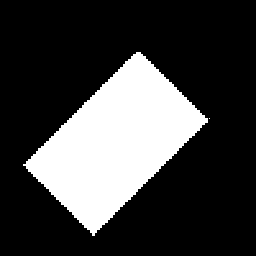
%> input picture y3/sem_b/computer_vision/hw3/materials/object1.bmp, 256 x 256 px
$ octave q3.m   (GNU Octave 9; MATLAB toolbox functions it lacks are replaced by stand-ins)
%> lines starting %> are read from the running program, lines starting %| are printed output that depends on the picture; in (x1, y1, x2, y2) boxes, pixels count from 0 and x2, y2 are one past the last pixel; in counts of white or black regions, pixels touching at a corner belong together; the program's own positions count from 1
### y3/sem_b/computer_vision/hw3/q3b2g.m
function q3b2g(im)

figure(), image(im), colormap(gray(2)), title('Original');

% B
imEdges = edge(im, 'canny');
figure(), image(imEdges), colormap(gray(2)), title('canny Edges');

% C
edgesPoint = findEdgePoints(imEdges);

% D
diameter = @(im) round(norm(size(im)));

d = diameter(imEdges);
parameterPlain = zeros(d, 180);

% E
Rho = @(x,y, theta) round(x*cos(theta) + y * sin(theta) + d/2);

for J = 1:length(edgesPoint)
    for i=1:180
        theta = deg2rad(i);
        x = edgesPoint(J,1);
        y = edgesPoint(J,2);
        r = Rho(x, y, theta);
        parameterPlain(r, i) = parameterPlain(r, i) + 1;
    end
end
figure(), image(parameterPlain), colormap(gray(32)), title('Parameter plain');

% F
thresh = 20;

parameterPlain(parameterPlain<thresh) = 0;
temp = parameterPlain;
parameterPlain2Plot = zeros(size(parameterPlain));
bolding = -1:1;

while 1
    [val, ind] = max(temp(:));
    if val == 0
        break
    end
    [indI, indJ] = ind2sub(size(temp), ind);
    area = -10:10;
    temp(area + indI, area + indJ) = 0;
    parameterPlain(area + indI, area + indJ) = 0;
    parameterPlain(ind) = 1;
    parameterPlain2Plot(bolding + indI, bolding + indJ) = 128;
    fprintf("Found line: r = %g, theta = %g\n",indI - d/2,indJ);
end
figure(), image(parameterPlain2Plot), colormap(gray(128)), title('Corner Dots');

line_angles = sum(parameterPlain);
oneLines = find(line_angles == 1) -1;
oneLines(oneLines<1) = [];
line_angles(oneLines) = line_angles(oneLines) + 1 ;

single_line_angles = line_angles;
single_line_angles(single_line_angles>1) = 1;
vertical_lines = single_line_angles(1:90) + single_line_angles(91:180);
vertical_lines(vertical_lines < 2) = 0;
if find(vertical_lines > 1)
    fprintf("There are Vertical lines!!\n");
end
parllel_lines_angles = find(line_angles>1);
if find(parllel_lines_angles > 1)
    for angle=parllel_lines_angles
        fprintf("There are %g parrellel lines with angle: %g\n", line_angles(angle), angle);
    end
end

end

### y3/sem_b/computer_vision/hw3/findEdgePoints.m
function [ ePoints ] = findEdgePoints( im )

    [I,J] = find(im>0);
    ePoints = [I J] - size(im)/2;


end

### y3/sem_b/computer_vision/hw3/q3.m
%% Q1
clear
close all
clc

addpath(genpath('./materials'))

%% A
OB1 = imread('object1.bmp');
%> OB1: size 256x256 uint8; 24.7% white; 2 white regions (1 under 20 px), largest, box (x1, y1, x2, y2) and area: (23, 52, 208, 236) 16217
R2 = imread('object2.bmp');
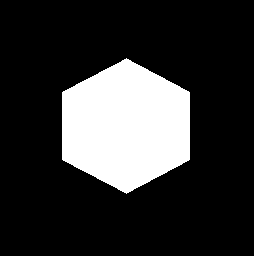
%> input picture y3/sem_b/computer_vision/hw3/materials/object2.bmp, 254 x 256 px
%> R2: size 256x254 logical; 20% white; 1 white region, box (x1, y1, x2, y2) and area: (62, 58, 190, 194) 13012
C3 = imread('object3.bmp');
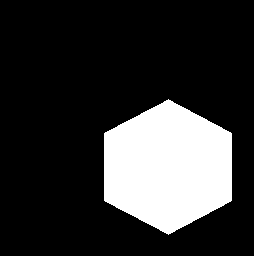
%> input picture y3/sem_b/computer_vision/hw3/materials/object3.bmp, 254 x 256 px
%> C3: size 256x254 logical; 20% white; 1 white region, box (x1, y1, x2, y2) and area: (104, 99, 232, 235) 13012

%% Image: object1.bmp
q3b2g(OB1);
%> in q3b2g, `imEdges = edge(im, 'canny');`:
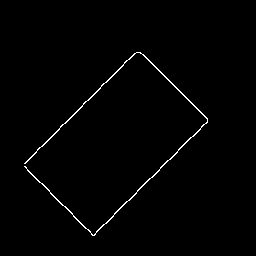
%> imEdges: size 256x256 logical; 1.1% white in thin lines or dots, all inside (x1, y1, x2, y2) = (24, 52, 208, 236)
%> in findEdgePoints, `[I,J] = find(im>0);`: I = 699 values from 53 to 236; J = 699 values from 25 to 208
%> in findEdgePoints, `ePoints = [I J] - size(im)/2;`: ePoints = 699 rows, first 12: [36 -103; 39 -103; 35 -102; 36 -102; 39 -102; 40 -102; 34 -101; 35 -101; 40 -101; 41 -101; 33 -100; 34 -100]
%> in q3b2g, `edgesPoint = findEdgePoints(imEdges);`: edgesPoint has the same summary as ePoints in findEdgePoints
%> in q3b2g, `d = diameter(imEdges);`: d = 362
%> in q3b2g, `parameterPlain = zeros(d, 180);`: parameterPlain: size 362x180 double; every value is 0
%> after the loop in q3b2g, `for J = 1:length(edgesPoint)`:
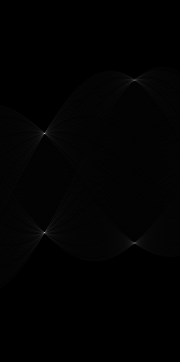
%> parameterPlain: size 362x180 double; min 0, max 198, mean 1.9
%> the loop in q3b2g, `while 1` made 5 passes
%> (val, ind, indI, indJ) on passes 1 to 4: (198, 16062, 134, 45), (175, 16161, 233, 45), (92, 48589, 81, 135), (71, 48751, 243, 135)
%> (val, ind) on pass 5: (0, 1)
%| Found line: r = -47, theta = 45
%| Found line: r = 52, theta = 45
%| Found line: r = -100, theta = 135
%| Found line: r = 62, theta = 135
%> after the loop in q3b2g, `while 1`:
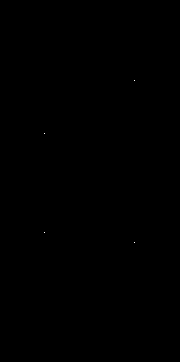
%> parameterPlain: size 362x180 double; values 0 (black) and 1 (white), 0.01% white in thin lines or dots, all inside (x1, y1, x2, y2) = (44, 80, 135, 243)
%> after the loop in q3b2g, `while 1`: parameterPlain2Plot: size 362x180 double; values 0 (black) and 128 (white), 0.06% white in thin lines or dots, all inside (x1, y1, x2, y2) = (43, 79, 136, 244)
%> in q3b2g, `line_angles = sum(parameterPlain);`: line_angles = 180 values, max 2 at index 45, min 0 at index 1, mean 0.0222
%> in q3b2g, `oneLines = find(line_angles == 1) -1;`: oneLines = []
%> in q3b2g, `single_line_angles = line_angles;`: single_line_angles has the same summary as line_angles
%> in q3b2g, `vertical_lines = single_line_angles(1:90) + single_line_angles(91:180);`: vertical_lines = 90 values, max 2 at index 45, min 0 at index 1, mean 0.0222
%> in q3b2g, `parllel_lines_angles = find(line_angles>1);`: parllel_lines_angles = [45 135]
%> the loop in q3b2g, `for angle=parllel_lines_angles` made 2 passes
%> angle on passes 1 to 2: 45, 135
%| There are 2 parrellel lines with angle: 45
%| There are 2 parrellel lines with angle: 135
%% Image: object2.bmp
q3b2g(R2);
%> in q3b2g (call 2), `imEdges = edge(im, 'canny');`:
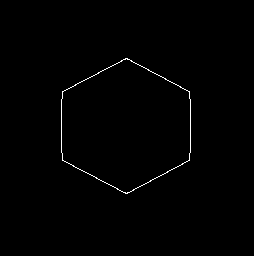
%> imEdges: size 256x254 logical; 0.63% white in thin lines or dots, all inside (x1, y1, x2, y2) = (61, 58, 191, 194)
%> in findEdgePoints (call 2), `ePoints = [I J] - size(im)/2;`: ePoints = 410 rows, first 12: [-28 -65; -27 -65; -26 -65; -25 -65; -24 -65; -23 -65; -22 -65; -21 -65; -20 -65; -19 -65; -18 -65; -17 -65]
%> in q3b2g (call 2), `edgesPoint = findEdgePoints(imEdges);`: edgesPoint has the same summary as ePoints in findEdgePoints
%> in q3b2g (call 2), `d = diameter(imEdges);`: d = 361
%> in q3b2g (call 2), `parameterPlain = zeros(d, 180);`: parameterPlain: size 361x180 double; every value is 0
%> the loop in q3b2g (call 2), `while 1` made 7 passes
%> (val, ind, indI, indJ) on passes 1 to 6: (68, 9986, 239, 28), (56, 54633, 122, 152), (55, 9866, 119, 28), (54, 32245, 116, 90), (54, 32374, 245, 90), (41, 54392, 242, 151)
%| Found line: r = 58.5, theta = 28
%| Found line: r = -58.5, theta = 152
%| Found line: r = -61.5, theta = 28
%| Found line: r = -64.5, theta = 90
%| Found line: r = 64.5, theta = 90
%| Found line: r = 61.5, theta = 151
%> after the loop in q3b2g (call 2), `while 1`: parameterPlain: size 361x180 double; values 0 (black) and 1 (white), 0.01% white in thin lines or dots, all inside (x1, y1, x2, y2) = (27, 115, 152, 245)
%> after the loop in q3b2g (call 2), `while 1`: parameterPlain2Plot: size 361x180 double; values 0 (black) and 128 (white), 0.08% white in thin lines or dots, all inside (x1, y1, x2, y2) = (26, 114, 153, 246)
%> in q3b2g (call 2), `line_angles = sum(parameterPlain);`: line_angles = 180 values, max 2 at index 28, min 0 at index 1, mean 0.0333
%> in q3b2g (call 2), `oneLines = find(line_angles == 1) -1;`: oneLines = [150 151]
%> in q3b2g (call 2), `single_line_angles = line_angles;`: single_line_angles = 180 values, max 2 at index 28, min 0 at index 1, mean 0.0444
%> in q3b2g (call 2), `vertical_lines = single_line_angles(1:90) + single_line_angles(91:180);`: vertical_lines = 90 values, max 1 at index 28, min 0 at index 1, mean 0.0556
%> in q3b2g (call 2), `parllel_lines_angles = find(line_angles>1);`: parllel_lines_angles = [28 90 151]
%> the loop in q3b2g (call 2), `for angle=parllel_lines_angles` made 3 passes
%> angle on passes 1 to 3: 28, 90, 151
%| There are 2 parrellel lines with angle: 28
%| There are 2 parrellel lines with angle: 90
%| There are 2 parrellel lines with angle: 151
%% Image: object3.bmp
q3b2g(C3);
%> in q3b2g (call 3), `imEdges = edge(im, 'canny');`:
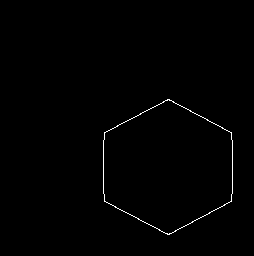
%> imEdges: size 256x254 logical; 0.63% white in thin lines or dots, all inside (x1, y1, x2, y2) = (103, 99, 233, 235)
%> in findEdgePoints (call 3), `ePoints = [I J] - size(im)/2;`: ePoints = 410 rows, first 12: [13 -23; 14 -23; 15 -23; 16 -23; 17 -23; 18 -23; 19 -23; 20 -23; 21 -23; 22 -23; 23 -23; 24 -23]
%> in q3b2g (call 3), `edgesPoint = findEdgePoints(imEdges);`: edgesPoint has the same summary as ePoints in findEdgePoints
%> the loop in q3b2g (call 3), `while 1` made 7 passes
%> (val, ind, indI, indJ) on passes 1 to 6: (65, 10042, 295, 28), (62, 54736, 225, 152), (61, 9922, 175, 28), (54, 32055, 287, 89), (54, 32287, 158, 90), (47, 54616, 105, 152)
%| Found line: r = 114.5, theta = 28
%| Found line: r = 44.5, theta = 152
%| Found line: r = -5.5, theta = 28
%| Found line: r = 106.5, theta = 89
%| Found line: r = -22.5, theta = 90
%| Found line: r = -75.5, theta = 152
%> after the loop in q3b2g (call 3), `while 1`: parameterPlain: size 361x180 double; values 0 (black) and 1 (white), 0.01% white in thin lines or dots, all inside (x1, y1, x2, y2) = (27, 104, 152, 295)
%> after the loop in q3b2g (call 3), `while 1`: parameterPlain2Plot: size 361x180 double; values 0 (black) and 128 (white), 0.08% white in thin lines or dots, all inside (x1, y1, x2, y2) = (26, 103, 153, 296)
%> in q3b2g (call 3), `oneLines = find(line_angles == 1) -1;`: oneLines = [88 89]
%> in q3b2g (call 3), `parllel_lines_angles = find(line_angles>1);`: parllel_lines_angles = [28 89 152]
%> the loop in q3b2g (call 3), `for angle=parllel_lines_angles` made 3 passes
%> angle on passes 1 to 3: 28, 89, 152
%| There are 2 parrellel lines with angle: 28
%| There are 2 parrellel lines with angle: 89
%| There are 2 parrellel lines with angle: 152

%% Used function q3b2g:
% [75 lines of commented-out code are left out]
